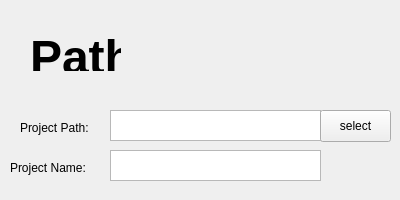
<?xml version="1.0" encoding="UTF-8"?>
<ui version="4.0">
 <class>NewProjectPathWidget</class>
 <widget class="QWidget" name="NewProjectPathWidget">
  <property name="geometry">
   <rect>
    <x>0</x>
    <y>0</y>
    <width>400</width>
    <height>200</height>
   </rect>
  </property>
  <property name="windowTitle">
   <string>Form</string>
  </property>
  <widget class="QTextEdit" name="textEdit">
   <property name="geometry">
    <rect>
     <x>110</x>
     <y>110</y>
     <width>211</width>
     <height>31</height>
    </rect>
   </property>
  </widget>
  <widget class="QPushButton" name="selectButton">
   <property name="geometry">
    <rect>
     <x>320</x>
     <y>110</y>
     <width>71</width>
     <height>32</height>
    </rect>
   </property>
   <property name="text">
    <string>select</string>
   </property>
  </widget>
  <widget class="QLabel" name="label">
   <property name="geometry">
    <rect>
     <x>20</x>
     <y>120</y>
     <width>81</width>
     <height>16</height>
    </rect>
   </property>
   <property name="text">
    <string>Project Path:</string>
   </property>
  </widget>
  <widget class="QLabel" name="label_2">
   <property name="geometry">
    <rect>
     <x>30</x>
     <y>30</y>
     <width>91</width>
     <height>41</height>
    </rect>
   </property>
   <property name="text">
    <string>&lt;html&gt;&lt;head/&gt;&lt;body&gt;&lt;p&gt;&lt;span style=&quot; font-size:36pt; font-weight:600;&quot;&gt;Path&lt;/span&gt;&lt;/p&gt;&lt;/body&gt;&lt;/html&gt;</string>
   </property>
  </widget>
  <widget class="QTextEdit" name="nameEdit">
   <property name="geometry">
    <rect>
     <x>110</x>
     <y>150</y>
     <width>211</width>
     <height>31</height>
    </rect>
   </property>
  </widget>
  <widget class="QLabel" name="label_3">
   <property name="geometry">
    <rect>
     <x>10</x>
     <y>160</y>
     <width>91</width>
     <height>16</height>
    </rect>
   </property>
   <property name="text">
    <string>Project Name:</string>
   </property>
  </widget>
 </widget>
 <resources/>
 <connections/>
</ui>
